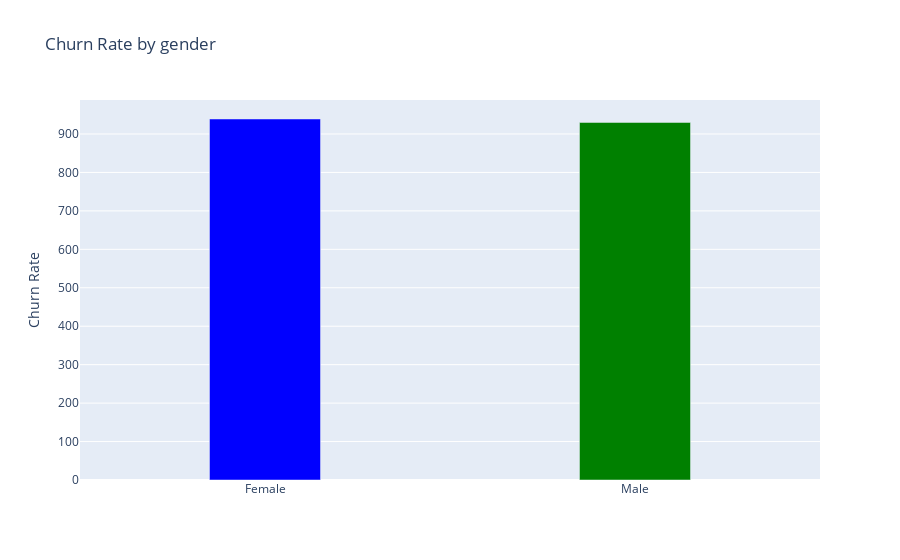
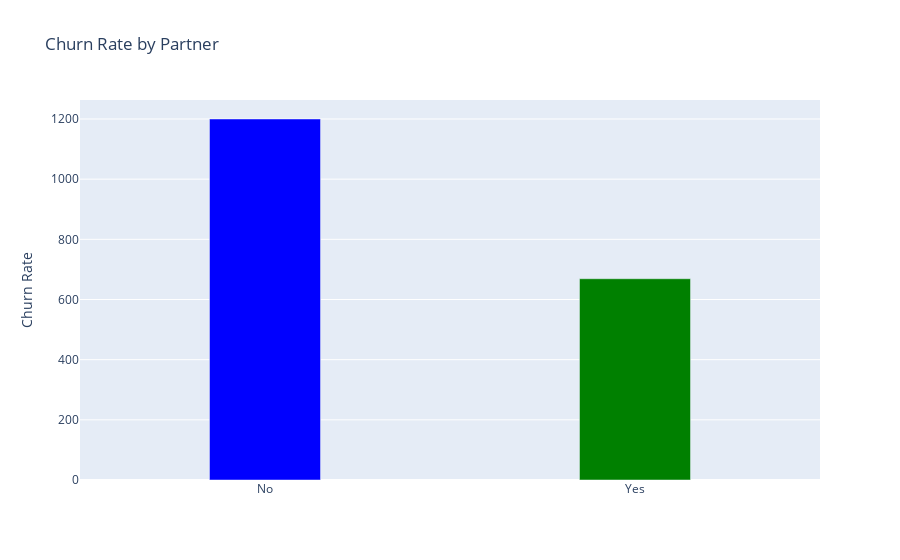
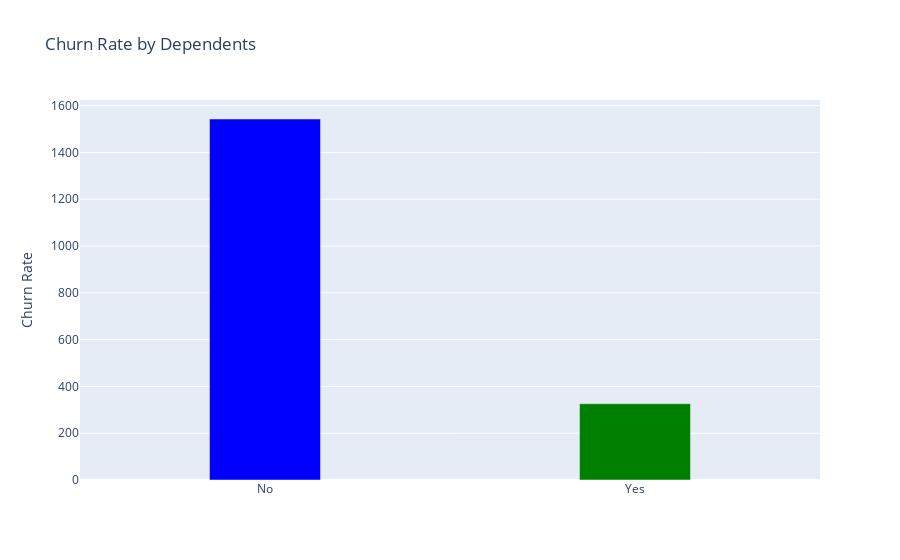
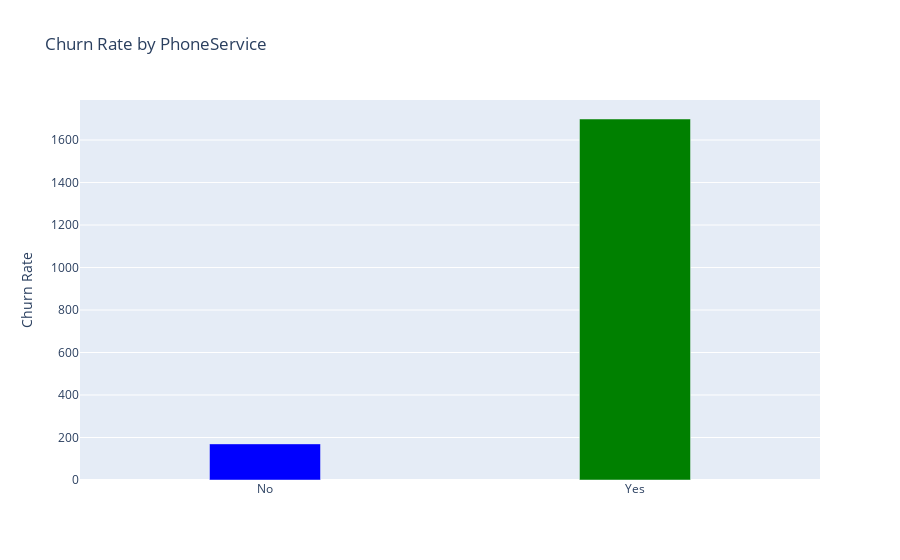

Here is the notebook cell these charts were saved with, in order:
### Code cell
#Visualize Churn rate by Categorical features using plotly

categorical_features = df1[['gender',  'Partner', 'Dependents', 'PhoneService', 'MultipleLines', 'InternetService', 'OnlineSecurity', 'OnlineBackup', 'DeviceProtection','TechSupport', 'StreamingTV', 'StreamingMovies', 'Contract', 'PaperlessBilling', 'PaymentMethod']]

for i, cat_features in enumerate(categorical_features):
    plot = df1.groupby(cat_features)['Churn'].sum().reset_index()
    plot_data = [go.Bar(x= plot[cat_features], y=plot['Churn'],
                    width=[0.3, 0.3, 0.3, 0.3], marker=dict(color= ['blue','green', 'red', 'orange']))]
    plot_layout = go.Layout(yaxis= {"title": "Churn Rate"},title= ('Churn Rate by '+cat_features))
    fig = go.Figure(data= plot_data, layout=plot_layout)
    po.iplot(fig)

### Figure 1 — Plotly figure (JSON) as saved in the notebook; plotly's stock layout.template omitted (floating-point values rounded to 4 significant figures)
{"data": [{"marker": {"color": ["blue", "green", "red", "orange"]}, "type": "bar", "width": [0.3, 0.3, 0.3, 0.3], "x": ["Female", "Male"], "y": [939, 930]}], "layout": {"title": {"text": "Churn Rate by gender"}, "yaxis": {"title": {"text": "Churn Rate"}}}}

### Figure 2 — Plotly figure (JSON) as saved in the notebook; plotly's stock layout.template omitted (floating-point values rounded to 4 significant figures)
{"data": [{"marker": {"color": ["blue", "green", "red", "orange"]}, "type": "bar", "width": [0.3, 0.3, 0.3, 0.3], "x": ["No", "Yes"], "y": [1200, 669]}], "layout": {"title": {"text": "Churn Rate by Partner"}, "yaxis": {"title": {"text": "Churn Rate"}}}}

### Figure 3 — Plotly figure (JSON) as saved in the notebook; plotly's stock layout.template omitted (floating-point values rounded to 4 significant figures)
{"data": [{"marker": {"color": ["blue", "green", "red", "orange"]}, "type": "bar", "width": [0.3, 0.3, 0.3, 0.3], "x": ["No", "Yes"], "y": [1543, 326]}], "layout": {"title": {"text": "Churn Rate by Dependents"}, "yaxis": {"title": {"text": "Churn Rate"}}}}

### Figure 4 — Plotly figure (JSON) as saved in the notebook; plotly's stock layout.template omitted (floating-point values rounded to 4 significant figures)
{"data": [{"marker": {"color": ["blue", "green", "red", "orange"]}, "type": "bar", "width": [0.3, 0.3, 0.3, 0.3], "x": ["No", "Yes"], "y": [170, 1699]}], "layout": {"title": {"text": "Churn Rate by PhoneService"}, "yaxis": {"title": {"text": "Churn Rate"}}}}
